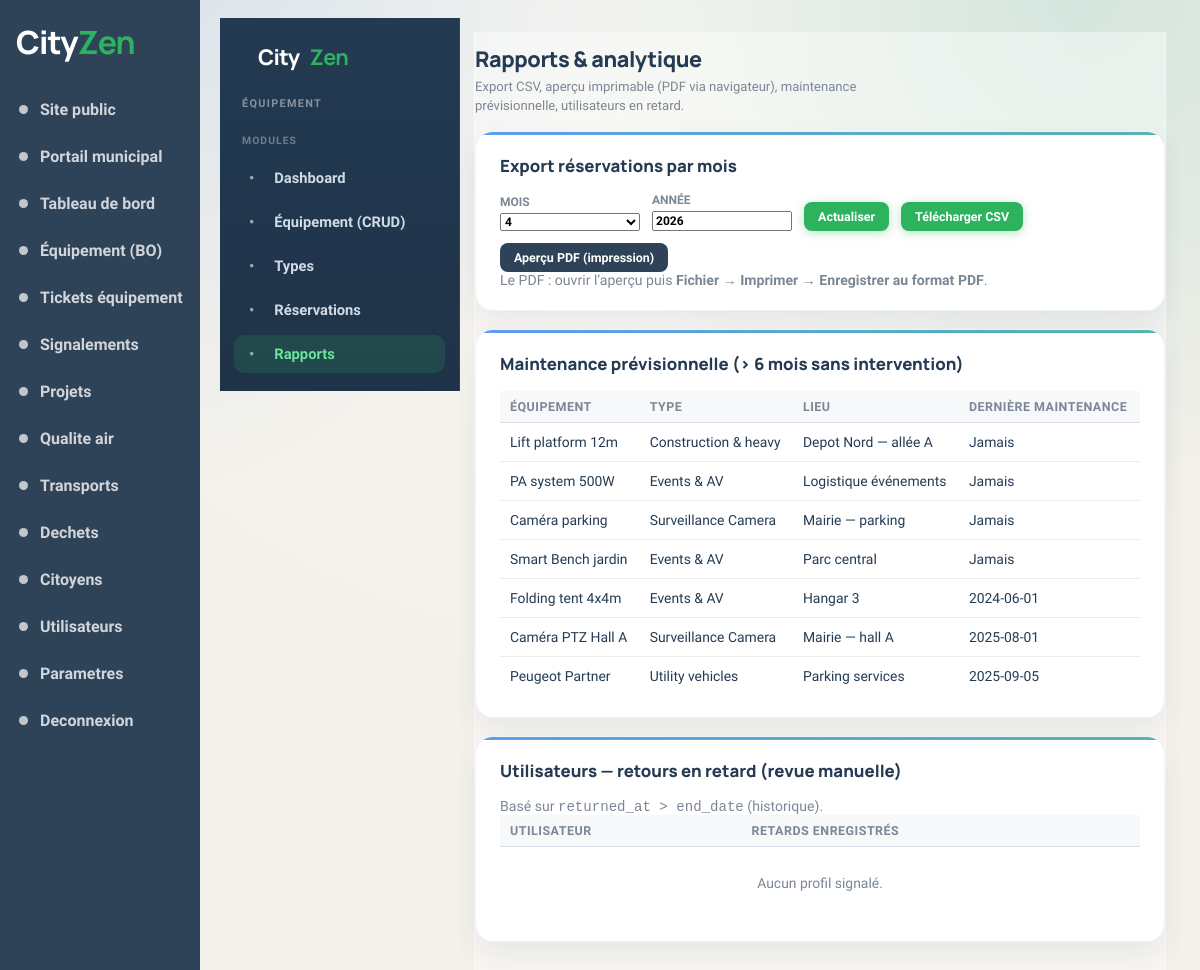
/admin/equipment.php?route=reports (signed in), run on an earlier commit of the app's database.
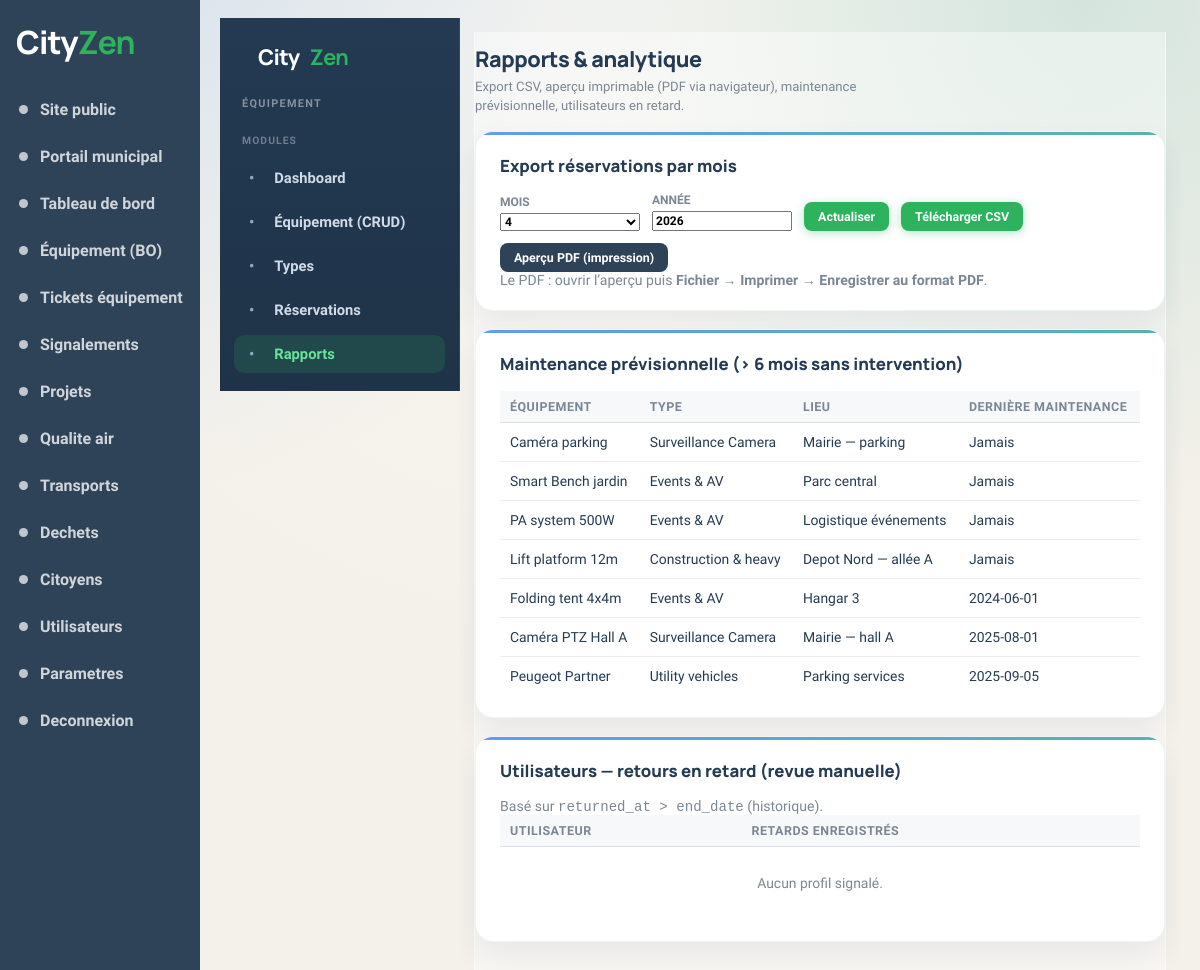
And on a later commit of the database.
### tables this page shows
CREATE TABLE equipment (
    id               INT UNSIGNED AUTO_INCREMENT PRIMARY KEY,
    name             VARCHAR(150)    NOT NULL,
    status           ENUM('available','reserved','maintenance','out_of_service') NOT NULL DEFAULT 'available',
    location         VARCHAR(255)    NOT NULL DEFAULT '',
    type_id          INT UNSIGNED    NOT NULL,
    price_per_day    DECIMAL(10,2)   NOT NULL DEFAULT 0.00,
    last_maintenance DATE            NULL,
    latitude         DECIMAL(10,8)   NULL,
    longitude        DECIMAL(11,8)   NULL,
    CONSTRAINT fk_equipment_type
        FOREIGN KEY (type_id) REFERENCES type_equipment(id)
        ON DELETE RESTRICT ON UPDATE CASCADE
);

CREATE TABLE type_equipment (
    id                                   INT UNSIGNED AUTO_INCREMENT PRIMARY KEY,
    category_name                        VARCHAR(150)     NOT NULL,
    icon                                 VARCHAR(64)      NOT NULL DEFAULT '📦',
    daily_cost                           DECIMAL(10,2)    NOT NULL DEFAULT 0.00,
    warranty_months                      TINYINT UNSIGNED NOT NULL DEFAULT 12,
    default_maintenance_frequency_months TINYINT UNSIGNED NOT NULL DEFAULT 6
);

### equipment/backoffice/app/controllers/ReportController.php (called while the page is built, shortened)
<?php
class ReportController
{
    private $reservations;
    private $equipment;
    public function __construct(PDO $pdo)
    {
        $this->reservations = new Reservation($pdo);
        $this->equipment = new Equipment($pdo);
    }
    public function index(string $message = '', string $messageType = ''): void
    {
        $year = (int) ($_GET['year'] ?? date('Y'));
        $month = (int) ($_GET['month'] ?? date('n'));
        $year = max(2000, min(2100, $year));
        $month = max(1, min(12, $month));
        $forecast = $this->equipment->maintenanceOverdue(6);
        $violations = $this->reservations->usersWithLateReturns(1);
        require VIEW_PATH . '/reports/index.php';
        $content = ob_get_clean();
        $activeRoute = 'reports';
        require VIEW_PATH . '/layouts/main.php';
    }
}

### equipment/backoffice/app/helpers/url.php (called while the page is built, shortened)
<?php
function bo_url(string $route, array $params = []): string
{
    $params['route'] = $route;
    return cityzen_asset('admin/equipment.php') . '?' . http_build_query($params);
}

### equipment/backoffice/app/models/Equipment.php (called while the page is built, shortened)
<?php
class Equipment
{
    private $pdo;
    public function __construct(PDO $pdo)
    {
        $this->pdo = $pdo;
    }
    public function maintenanceOverdue(int $months = 6): array
    {
        $m = max(1, min(120, $months));
        $sql = "SELECT e.*, t.category_name AS type_category_name
                FROM equipment e
                INNER JOIN type_equipment t ON t.id = e.type_id
                WHERE e.last_maintenance IS NULL
                   OR e.last_maintenance < DATE_SUB(CURDATE(), INTERVAL {$m} MONTH)
                ORDER BY e.last_maintenance IS NULL DESC, e.last_maintenance ASC";
        return $this->pdo->query($sql)->fetchAll();
    }
}

### core/data.php (called while the page is built, shortened)
<?php
$cityzenNow = new DateTimeImmutable('now');
$appName = (string) (getenv('CITYZEN_APP_NAME') ?: 'projet');
$cityName = (string) (getenv('CITYZEN_CITY_NAME') ?: 'Municipalite de Tunis');

### equipment/backoffice/app/views/reports/index.php (the view, shortened to what this page needs)
<header class="topbar topbar-bo bo-module-header">
  <div class="bo-topbar-titles">
    <h1 class="bo-page-title">Rapports &amp; analytique</h1>
    <p class="bo-page-sub">Export CSV, aperçu imprimable (PDF via navigateur), maintenance prévisionnelle, utilisateurs en retard.</p>
  </div>
</header>
<div class="card">
  <h3>Export réservations par mois</h3>
  <form method="get" action="<?= htmlspecialchars(bo_url('reports'), ENT_QUOTES, 'UTF-8') ?>" class="bo-filter-grid" style="align-items:flex-end;">
    <label>Mois
      <select name="month">
        <?php for ($m = 1; $m <= 12; $m++): ?>
          <option value="<?= $m ?>" <?= $month === $m ? 'selected' : '' ?>><?= $m ?></option>
        <?php endfor; ?>
      </select>
    </label>
    <label>Année
      <input type="number" name="year" value="<?= (int) $year ?>" min="2000" max="2100">
    </label>
    <button type="submit" class="btn-bo btn-bo--accept">Actualiser</button>
    <a class="btn-bo btn-bo--accept" href="<?= htmlspecialchars(bo_url('reports', ['export' => 'csv', 'year' => $year, 'month' => $month]), ENT_QUOTES, 'UTF-8') ?>">Télécharger CSV</a>
    <a class="btn-bo" style="background:var(--nav);color:#fff;text-decoration:none;padding:7px 14px;border-radius:8px;" target="_blank" href="<?= htmlspecialchars(bo_url('reports', ['print' => '1', 'year' => $year, 'month' => $month]), ENT_QUOTES, 'UTF-8') ?>">Aperçu PDF (impression)</a>
  </form>
  <p class="muted-note">Le PDF : ouvrir l’aperçu puis <strong>Fichier → Imprimer → Enregistrer au format PDF</strong>.</p>
</div>
<div class="card">
  <h3>Maintenance prévisionnelle (&gt; 6 mois sans intervention)</h3>
  <div class="bo-table-wrap">
    <table class="transport-table bo-table">
      <thead>
        <tr><th>Équipement</th><th>Type</th><th>Lieu</th><th>Dernière maintenance</th></tr>
      </thead>
      <tbody>
      <?php foreach ($forecast as $f): ?>
        <tr>
          <td><?= htmlspecialchars((string) $f['name'], ENT_QUOTES, 'UTF-8') ?></td>
          <td><?= htmlspecialchars((string) ($f['type_category_name'] ?? ''), ENT_QUOTES, 'UTF-8') ?></td>
          <td><?= htmlspecialchars((string) $f['location'], ENT_QUOTES, 'UTF-8') ?></td>
          <td><?= $f['last_maintenance'] ? htmlspecialchars((string) $f['last_maintenance'], ENT_QUOTES, 'UTF-8') : 'Jamais' ?></td>
        </tr>
      <?php endforeach; ?>
      </tbody>
    </table>
  </div>
</div>
<div class="card">
  <h3>Utilisateurs — retours en retard (revue manuelle)</h3>
  <p class="muted-note">Basé sur <code>returned_at &gt; end_date</code> (historique).</p>
  <div class="bo-table-wrap">
    <table class="transport-table bo-table">
      <thead>
        <tr><th>Utilisateur</th><th>Retards enregistrés</th></tr>
      </thead>
      <tbody>
      <?php if (empty($violations)): ?>
        <tr><td colspan="2" class="bo-empty-row">Aucun profil signalé.</td></tr>
      <?php endif; ?>
      </tbody>
    </table>
  </div>
</div>

### admin/equipment.php (shortened to what this page needs)
<?php
require_once __DIR__ . '/../core/layout.php';
require_once __DIR__ . '/../equipment/backoffice/app/config/config.php';
try {
    $route = (string) ($_REQUEST['route'] ?? 'dashboard');
    switch ($route) {
        case 'reports':
            (new ReportController($pdo))->index();
            break;
    }
} catch (Throwable $e) {
    http_response_code(500);
    header('Content-Type: text/html; charset=UTF-8');
    echo '<!DOCTYPE html><html lang="fr"><head><meta charset="utf-8"><title>Erreur</title></head><body>';
    echo '<h1>Erreur application</h1>';
    echo '<p><strong>' . htmlspecialchars($e->getMessage(), ENT_QUOTES, 'UTF-8') . '</strong></p>';
    echo '<p>Import SQL : <code>database/equipment_tables.sql</code> (après <code>database/cityzen.sql</code>).</p>';
    echo '<pre style="overflow:auto">' . htmlspecialchars($e->getTraceAsString(), ENT_QUOTES, 'UTF-8') . '</pre>';
    echo '</body></html>';
    exit;
}

### core/layout.php (shortened to what this page needs)
<?php
require_once __DIR__ . '/data.php';
function cityzen_base_path(): string
{
    $script = str_replace('\\', '/', dirname($_SERVER['SCRIPT_NAME'] ?? '/'));
    $lastSegment = basename($script);
    if (in_array($lastSegment, ['admin', 'api', 'includes', 'controller', 'equipment', 'forum'], true)) {
        $script = dirname($script);
    }
    $script = str_replace('\\', '/', $script);
    if ($script === '.' || $script === '\\' || $script === '/') {
        return '';
    }
    return rtrim($script, '/');
}
function cityzen_asset(string $path): string
{
    return cityzen_base_path() . '/' . ltrim($path, '/');
}
function cityzen_render_head(string $title, array $extraStyles = [], string $bodyClass = ''): void
{
    $bodyClassAttr = $bodyClass !== '' ? ' class="' . htmlspecialchars($bodyClass) . '"' : '';
    ?>
    <!DOCTYPE html>
    <html lang="fr">
    <head>
      <link rel="stylesheet" href="<?= htmlspecialchars(cityzen_asset('assets/css/style.css')) ?>">
      <?php foreach ($extraStyles as $href): ?>
      <link rel="stylesheet" href="<?= htmlspecialchars((string) $href) ?>">
      <?php endforeach; ?>
    </head>
    <body<?= $bodyClassAttr ?>>
    <?php
}
function cityzen_render_footer(): void
{
    ?>
    </body>
    </html>
    <?php
}

### equipment/backoffice/app/views/layouts/main.php (shortened to what this page needs)
<?php
global $cityzen;
$eqCss = PUBLIC_WEB_PATH . '/css/equipment.css?v=6';
$leafletCss = 'https://unpkg.com/leaflet@1.9.4/dist/leaflet.css';
cityzen_render_head('Back-office équipement', [$eqCss, $leafletCss], 'bo-body');
?>
<div class="admin-layout admin-layout-equipment">
  <aside class="sidebar">
    <div class="sidebar-brand">
      <span>City<strong>Zen</strong></span>
    </div>
    <nav class="sidebar-nav">
      <?php foreach ($cityzen['admin_menu'] as $item): ?>
        <?php
        $href = str_starts_with($item['url'], '/') ? cityzen_asset(ltrim($item['url'], '/')) : $item['url'];
        $isActive = ($item['key'] ?? '') === 'equipment';
        ?>
        <a href="<?= htmlspecialchars($href) ?>" class="<?= $isActive ? 'is-active' : '' ?>">
          <span class="nav-bullet"></span>
          <?= htmlspecialchars($item['label']) ?>
        </a>
      <?php endforeach; ?>
    </nav>
  </aside>
  <main class="admin-page admin-page--equipment">
    <div class="equipment-bo-root">
      <div class="app-shell">
        <aside class="left-sidebar bo-sidebar">
          <div class="sidebar-brand">City<strong>Zen</strong></div>
          <p class="bo-sidebar-tag">Équipement</p>
          <nav class="sidebar-nav bo-mod-nav">
            <span class="bo-nav-label">Modules</span>
            <a href="<?= htmlspecialchars(bo_url('dashboard'), ENT_QUOTES, 'UTF-8') ?>" class="<?= ($activeRoute ?? '') === 'dashboard' ? 'active' : '' ?>">Dashboard</a>
            <a href="<?= htmlspecialchars(bo_url('equipment'), ENT_QUOTES, 'UTF-8') ?>" class="<?= ($activeRoute ?? '') === 'equipment' ? 'active' : '' ?>">Équipement (CRUD)</a>
            <a href="<?= htmlspecialchars(bo_url('types'), ENT_QUOTES, 'UTF-8') ?>" class="<?= ($activeRoute ?? '') === 'types' ? 'active' : '' ?>">Types</a>
            <a href="<?= htmlspecialchars(bo_url('reservations'), ENT_QUOTES, 'UTF-8') ?>" class="<?= ($activeRoute ?? '') === 'reservations' ? 'active' : '' ?>">Réservations</a>
            <a href="<?= htmlspecialchars(bo_url('reports'), ENT_QUOTES, 'UTF-8') ?>" class="<?= ($activeRoute ?? '') === 'reports' ? 'active' : '' ?>">Rapports</a>
          </nav>
        </aside>
        <div class="content-area bo-content">
          <div class="page bo-page">
            <?= $content ?>
          </div>
        </div>
      </div>
    </div>
  </main>
</div>
<?php cityzen_render_footer(); ?>

### assets/css/style.css (style rules this page uses)
:root { --bg: #f4f1ea; --surface: #ffffff; --surface-soft: #fbf8f2; --ink: #243b53; --muted: #7b8794; --line: #d9dfe7; --nav: #2f4358; --green: #2db35d; --green-soft: #edf8ef; --orange: #f08a1f; --orange-soft: #fff2df; --red: #ef523f; --red-soft: #feece8; --blue-soft: #eef5fb; --shadow: 0 14px 30px rgba(29, 53, 87, 0.08); --radius-lg: 18px; --radius-md: 14px; --radius-sm: 10px; }
* { box-sizing: border-box; }
html { scroll-behavior: smooth; }
body { margin: 0; font-family: "Nunito Sans", sans-serif; background: radial-gradient(circle at top, #f8f6f0 0%, var(--bg) 58%); color: var(--ink); }
a { color: inherit; text-decoration: none; }
button, input { font: inherit; }
button { transition: transform 0.18s ease, box-shadow 0.2s ease, background-color 0.2s ease, color 0.2s ease, border-color 0.2s ease; }
.site-shell, .admin-layout { min-height: 100vh; }
.topbar { display: flex; align-items: center; justify-content: space-between; gap: 1rem; background: var(--nav); color: #fff; box-shadow: var(--shadow); }
.brand, .sidebar-brand { display: flex; align-items: center; gap: 10px; font-weight: 800; font-family: "Manrope", sans-serif; letter-spacing: -0.03em; }
.brand-text strong, .sidebar-brand strong { color: var(--green); }
.page { width: min(96%, 1120px); margin: 0 auto 28px; background: rgba(255, 255, 255, 0.42); border: 1px solid rgba(255, 255, 255, 0.5); border-top: 0; padding: 28px 20px 34px; border-radius: 0 0 18px 18px; }
.admin-layout { display: grid; grid-template-columns: 200px 1fr; }
.sidebar { background: var(--nav); color: rgba(255, 255, 255, 0.78); padding: 20px 0; }
.sidebar-brand { padding: 0 16px 22px; color: #fff; font-size: 2rem; }
.sidebar-nav { display: grid; }
.sidebar-nav a { display: flex; align-items: center; gap: 12px; padding: 14px 16px; border-left: 3px solid transparent; font-weight: 700; }
.nav-bullet { width: 9px; height: 9px; border-radius: 999px; background: currentColor; opacity: 0.9; }
.admin-page { padding: 18px 20px 36px; }

What changed in the data, as far as the page shows it:
changed equipment "PA system 500W": moves down the list
changed equipment "Lift platform 12m": moves down the list
